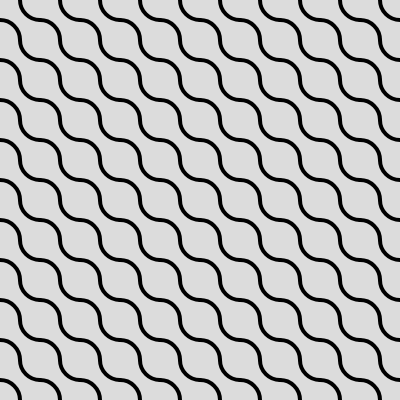
Frame 1 (no input)
Frame 2 (the mouse pressed at the canvas centre, redrawn once): identical to frame 1, image omitted

The p5.js sketch that drew this single still picture (run headless with seeded random() and noise() and a simulated clock; the mouse was pressed at the canvas centre and the sketch redrawn once):

// p5.js sketch
// ── sketch.js
// https://editor.p5js.org/jht9629-nyu/sketches/ghy_WpWDr
// truchet tiles odd

let a_len = 40;

function setup() {
  createCanvas(400, 400);
  angleMode(DEGREES);
  noLoop();
  noFill();
  strokeWeight(4)
}

function draw() {
  background(220);
  let odd = false
  for (let x = 0; x < width; x += a_len) {
    for (let y = 0; y < height; y += a_len) {
      // odd = random() > 0.5
      if (odd) {
        drawLeft(x,y)
      }
      else {
        drawRight(x,y)
      }
      // odd = ! odd;
    }
    // odd = ! odd;
  }
}

function drawLeft(x, y) {
  arc(x+0, y+0, a_len, a_len, 0, 90);
  arc(x+a_len, y+a_len, a_len, a_len, 180, 270);
}

function drawRight(x, y) {
  arc(x+a_len, y+0, a_len, a_len, 90, 180);
  arc(x+0, y+a_len, a_len, a_len, 270, 360);
}

// https://editor.p5js.org/jht9629-nyu/sketches/5TSs5XB6o
// truchet tiles rotate

// https://editor.p5js.org/jht9629-nyu/sketches/1CpIVSqp_d
// truchet tiles re-factored

// https://editor.p5js.org/jht9629-nyu/sketches/lBrb1cBQ7
// truchet tiles copy

// https://editor.p5js.org/ambikajo/sketches/cKu3Gn0Po
// truchet tiles by ambikajo
